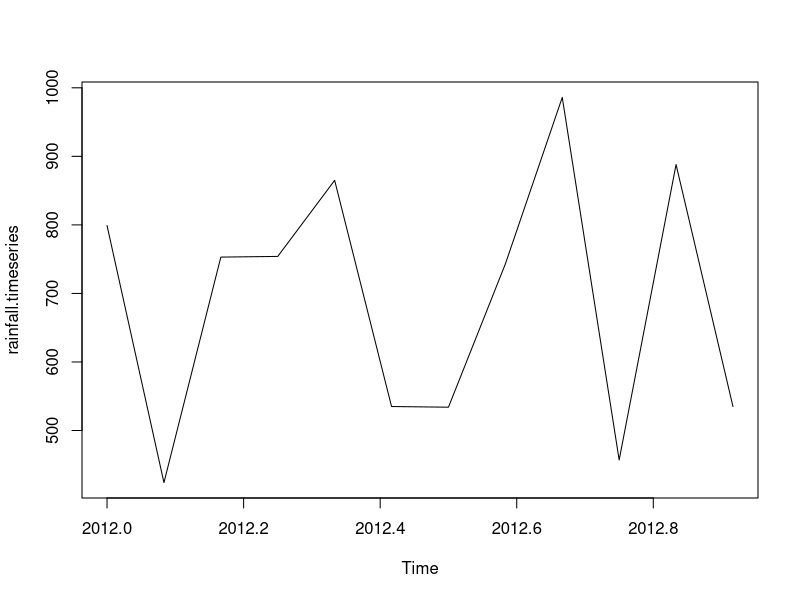

The R script that drew this image:
rainfall <- c(799,424,753,754,865,535,534,743,986,457,888,535)

rainfall.timeseries <- ts(rainfall, start = c(2012,1),frequency=12)

print(rainfall.timeseries)

png(file="newrain.png")

plot(rainfall.timeseries)

dev.off()